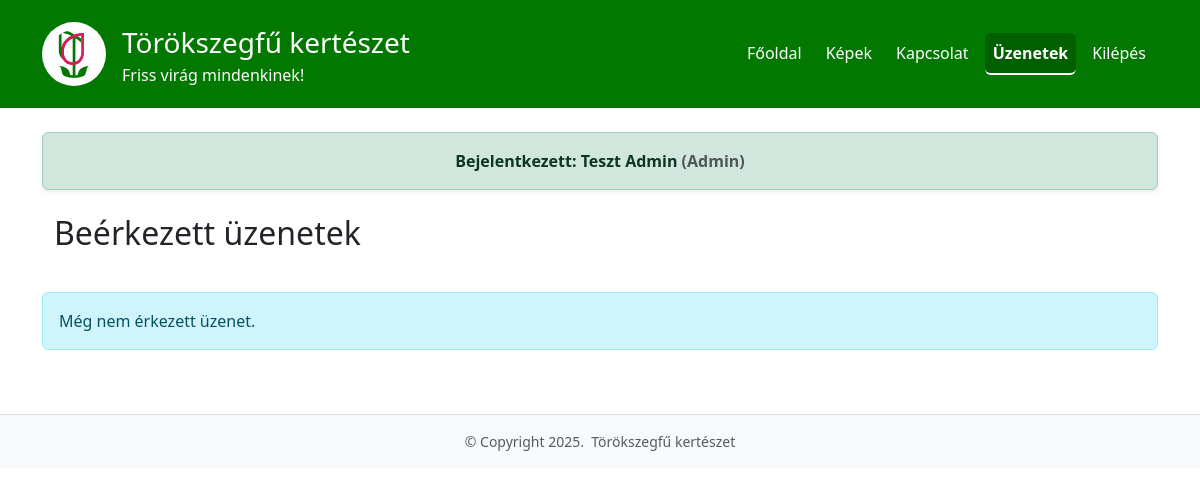
The page /uzenetek (signed in) on the database as committed earlier.
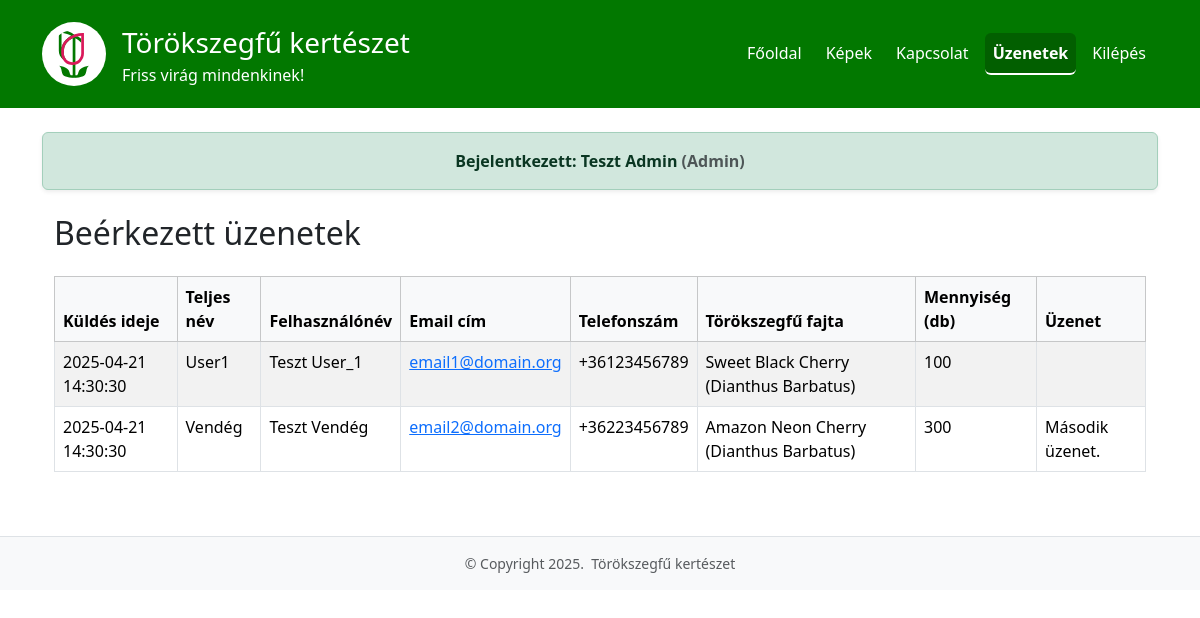
The same page on the database as committed later.
### tables this page shows
CREATE TABLE `uzenetek` (
  `id` int(10) unsigned NOT NULL AUTO_INCREMENT,
  `felhasznalo` varchar(12),
  `nev` varchar(45) NOT NULL,
  `email` varchar(45) NOT NULL,
  `telefon` varchar(45) NOT NULL,
  `fajta` varchar(100) NOT NULL,
  `mennyiseg` int(10) unsigned NOT NULL,
  `uzenet` text,
  `kuldes_ideje` DATETIME NOT NULL DEFAULT CURRENT_TIMESTAMP,
  PRIMARY KEY (`id`)
);

### src/index.php (called while the page is built)
<?php
	include('./includes/config.inc.php');
	$oldal = $_SERVER['QUERY_STRING'];
	if ($oldal!="") {
		if (isset($APP_CONFIG['oldalak'][$oldal]) && file_exists("./templates/pages/{$APP_CONFIG['oldalak'][$oldal]['fajl']}.tpl.php")) {
			$keres = $APP_CONFIG['oldalak'][$oldal];
		}
		else {
			$keres = $APP_CONFIG['hiba_oldal'];
			header("HTTP/1.0 404 Not Found");
		}
	}
	else $keres = $APP_CONFIG['oldalak']['/'];
	include('./templates/index.tpl.php');
?>

### src/includes/config.inc.php (called while the page is built)
<?php
$dev_env = getenv('DEV_ENVIRONMENT') === 'true';
$APP_CONFIG = [
	'db' => $dev_env
		? [
			'dsn' => 'mysql:host=mariadb;dbname=lanti_adatb1;charset=utf8mb4',
			'user' => 'root',
			'pass' => 'secret'
		]
		: [
			'dsn' => 'mysql:host=localhost;dbname=lanti_adatb1;charset=utf8mb4',
			'user' => 'lanti_adatb1',
			'pass' => 'webprog1'
		],
	'sitename' => [
		'cim' => 'Törökszegfű kertészet',
		'motto' => 'Friss virág mindenkinek!'
	],
	'logo' => [
		'kepforras' => 'logo.svg',
		'kepalt' => 'Cégünk logója'
	],
	'oldalak' => [
		'/' => array('fajl' => 'fooldal', 'szoveg' => 'Főoldal', 'menun' => array(1,1)),
		'kepek' => array('fajl' => 'kepek', 'szoveg' => 'Képek', 'menun' => array(1,1)),
		'kapcsolat' => array('fajl' => 'kapcsolat', 'szoveg' => 'Kapcsolat', 'menun' => array(1,1)),
		'uzenetek' => array('fajl' => 'uzenetek', 'szoveg' => 'Üzenetek', 'menun' => array(0,1)),
		'belepes' => array('fajl' => 'belepes', 'szoveg' => 'Belépés', 'menun' => array(1,0)),
		'belep' => array('fajl' => 'belep', 'szoveg' => '', 'menun' => array(0,0)),
		'regisztral' => array('fajl' => 'regisztral', 'szoveg' => '', 'menun' => array(0,0)),
		'kilepes' => array('fajl' => 'kilepes', 'szoveg' => 'Kilépés', 'menun' => array(0,1))
	],
	'hiba_oldal' => array ('fajl' => '404', 'szoveg' => 'A keresett oldal nem található!')
];
?>

### src/templates/pages/uzenetek.tpl.php (the view)
<?php
if (isset($_SESSION['login']) && isset($_SESSION['role'])) {
    $uzenetek = [];
    try {
        $dbh = new PDO(
            $APP_CONFIG['db']['dsn'],
            $APP_CONFIG['db']['user'],
            $APP_CONFIG['db']['pass'],
            array(PDO::ATTR_ERRMODE => PDO::ERRMODE_EXCEPTION)
        );
        $dbh->query('SET NAMES utf8mb4 COLLATE utf8mb4_unicode_ci');
        if ($_SESSION['role'] === 'admin') {
            $sth = $dbh->query("SELECT * FROM uzenetek ORDER BY kuldes_ideje DESC");
        } else {
            $sth = $dbh->prepare("SELECT * FROM uzenetek WHERE felhasznalo = :felhasznalo ORDER BY kuldes_ideje DESC");
            $sth->execute([':felhasznalo' => $_SESSION['login']]);
        }
        while ($row = $sth->fetch(PDO::FETCH_ASSOC)) {
            $uzenetek[] = $row;
        }
    } catch (PDOException $e) {
        $uzenet = "Hiba: " . $e->getMessage();
    }
} else {
    header("Location: .");
}
?>
<div class="container">
	<div class="row">
		<?php if (isset($_SESSION['login'])): ?>
			<h2 class="mb-4">Beérkezett üzenetek</h2>
			<?php if (empty($uzenetek)): ?>
				<div class="alert alert-info">Még nem érkezett üzenet.</div>
			<?php else: ?>
				<div class="table-responsive">
					<table class="table table-striped table-bordered">
						<thead class="table-light">
							<tr>
								<th>Küldés ideje</th>
								<th>Teljes név</th>
								<th>Felhasználónév</th>
								<th>Email cím</th>
								<th>Telefonszám</th>
								<th>Törökszegfű fajta</th>
								<th>Mennyiség (db)</th>
								<th>Üzenet</th>
							</tr>
						</thead>
						<tbody>
							<?php foreach ($uzenetek as $uz): ?>
								<tr>
									<td><?= htmlspecialchars($uz['kuldes_ideje']) ?></td>
									<td><?= $uz['felhasznalo'] ?? 'Vendég' ?></td>
									<td><?= htmlspecialchars($uz['nev']) ?></td>
									<td><a href="mailto:<?= htmlspecialchars($uz['email']) ?>"><?= htmlspecialchars($uz['email']) ?></a></td>
									<td><?= htmlspecialchars($uz['telefon']) ?></td>
									<td><?= htmlspecialchars($uz['fajta']) ?></td>
									<td><?= htmlspecialchars($uz['mennyiseg']) ?></td>
									<td><?= nl2br(htmlspecialchars($uz['uzenet'])) ?></td>
								</tr>
							<?php endforeach; ?>
						</tbody>
					</table>
				</div>
			<?php endif; ?>
		<?php else: ?>
			<div class="alert alert-info text-center fw-bold shadow-sm">
				Az üzenetek olvasása csak bejelentkezett felhasználók számára elérhető.
			</div>
		<?php endif; ?>
	</div>
</div>

### src/templates/index.tpl.php (shortened to what this page needs)
<!DOCTYPE html>
<html lang="hu">
<head>
	<link href="https://cdn.jsdelivr.net/npm/bootstrap@5.3.5/dist/css/bootstrap.min.css" rel="stylesheet">
	<link rel="stylesheet" href="./assets/css/style.css" type="text/css">
</head>
<body>
	<header id="nav">
		<nav class="navbar navbar-expand-lg navbar-dark" style="background-color: #027800;">
			<div class="container py-2">
				<a class="navbar-brand d-flex align-items-center" href=".">
					<img src="./assets/img/<?= $APP_CONFIG['logo']['kepforras'] ?>" alt="<?= $APP_CONFIG['logo']['kepalt'] ?>" class="bg-white rounded-circle p-2 me-3" style="width: 64px; height: 64px;">
					<div class="d-flex flex-column">
						<span class="fs-3 m-0"><?= $APP_CONFIG['sitename']['cim'] ?></span>
						<?php if (isset($APP_CONFIG['sitename']['motto'])) { ?>
							<small class="fs-6"><?= $APP_CONFIG['sitename']['motto'] ?></small>
						<?php } ?>
					</div>
				</a>
				<div class="collapse navbar-collapse" id="navbarNav">
					<ul class="navbar-nav ms-auto">
						<?php foreach ($APP_CONFIG['oldalak'] as $url => $oldal) { ?>
							<?php if ((!isset($_SESSION['login']) && $oldal['menun'][0]) || (isset($_SESSION['login']) && $oldal['menun'][1])) { ?>
								<li class="nav-item">
									<a class="nav-link<?= ($oldal == $keres) ? ' active' : '' ?>"
									<?= ($oldal == $keres) ? 'aria-current="page"' : '' ?>
									href="<?= ($url == '/') ? '.' : $url ?>">
										<?= $oldal['szoveg'] ?>
									</a>
								</li>
							<?php } ?>
						<?php } ?>
					</ul>
				</div>
			</div>
		</nav>
	</header>
	<div id="wrapper">
		<div class="container mt-4">
			<?php if (isset($_SESSION['login'])) { ?>
				<div class="alert alert-success text-center fw-bold shadow-sm">
					Bejelentkezett: <?= $_SESSION['csn'] . " " . $_SESSION['un'] ?> <span class="text-muted">(<?= $_SESSION['login'] ?>)</span>
				</div>
			<?php } ?>
		</div>
		<div id="content" class="container my-4">
			<?php include("./templates/pages/{$keres['fajl']}.tpl.php"); ?>
		</div>
	</div>
	<footer class="bg-light text-center text-muted py-3 mt-5 border-top small">
		&copy; <?= 'Copyright '.date("Y").'.' ?>
		<?php if(isset($APP_CONFIG['sitename']['cim'])) { ?>
			&nbsp;<?= $APP_CONFIG['sitename']['cim']; ?>
		<?php } ?>
	</footer>
</body>
</html>

### src/assets/css/style.css (style rules this page uses)
:root { --body-font-size: 1rem; --body-font-weight: 400; --body-line-height: 1.5; --body-font-family: system-ui, -apple-system, "Segoe UI", Roboto, "Helvetica Neue", "Noto Sans", "Liberation Sans", Arial, sans-serif, "Apple Color Emoji", "Segoe UI Emoji", "Segoe UI Symbol", "Noto Color Emoji"; --chartjs-width: 80; }
*, *::before, *::after { box-sizing: border-box; }
@media (prefers-reduced-motion: no-preference) { :root { scroll-behavior: smooth; } }
body { margin: 0; font-family: var(--body-font-family); font-size: var(--body-font-size); font-weight: var(--body-font-weight); line-height: var(--body-line-height); }
.navbar-nav .nav-link { color: #fff !important; transition: background-color 0.3s ease, color 0.3s ease; border-radius: 0.375rem; padding: 0.5rem 1rem; margin: 0 0.25rem; }
.navbar-nav .nav-link.active, .navbar-nav .nav-link[aria-current="page"] { background-color: #025f00; color: #fff !important; }
.nav-link.active { font-weight: bold; border-bottom: 2px solid #ffffff; }
.alert { margin-top: 1rem; }

Rows that differ between the two databases and show on the page:
added uzenetek: kuldes_ideje "2025-04-21 14:30:30", felhasznalo "User1", nev "Teszt User_1", email "email1@domain.org", telefon "+36123456789", fajta "Sweet Black Cherry (Dianthus Barbatus)", mennyiseg "100"
added uzenetek: kuldes_ideje "2025-04-21 14:30:30", felhasznalo "Vendég", nev "Teszt Vendég", email "email2@domain.org", telefon "+36223456789", fajta "Amazon Neon Cherry (Dianthus Barbatus)", mennyiseg "300", uzenet "Második üzenet."
Other text that changed with them:
text no longer shown: "Még nem érkezett üzenet."
text now shown: "Küldés ideje Teljes név Felhasználónév Email cím Telefonszám Törökszegfű fajta Mennyiség (db) Üzenet"
